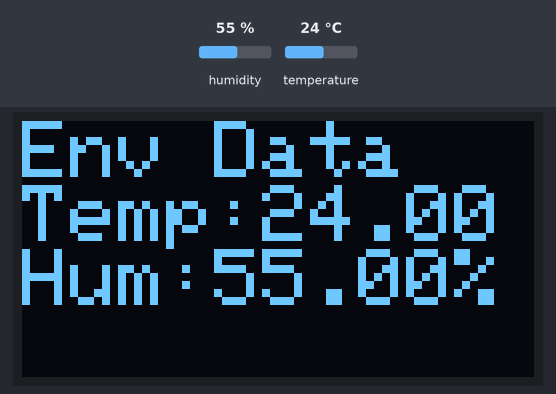
Recording of a sketch running on a simulated Arduino Uno, built with avr-gcc and run on an emulated ATmega328P. On the bench: 128×64 one-colour display. The test bench sets the inputs (shaded band); at power-on: humidity 55 %, temperature 24 °C. The display library's start-up logo is not drawn; what the sketch prints to the serial monitor is not drawn.

Above: at 2.5 s.
2.6 s: humidity set to 22 %
At 4.0 s:
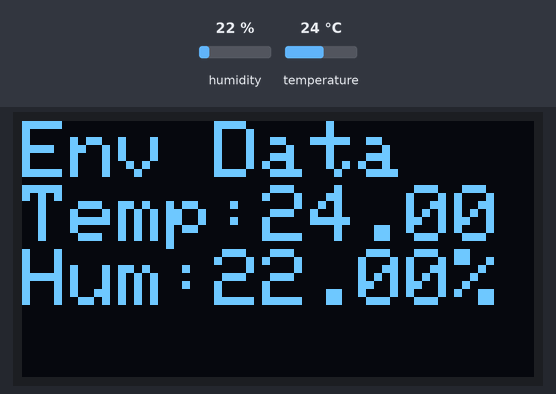
4.6 s: temperature set to 12 °C
At 5.7 s:
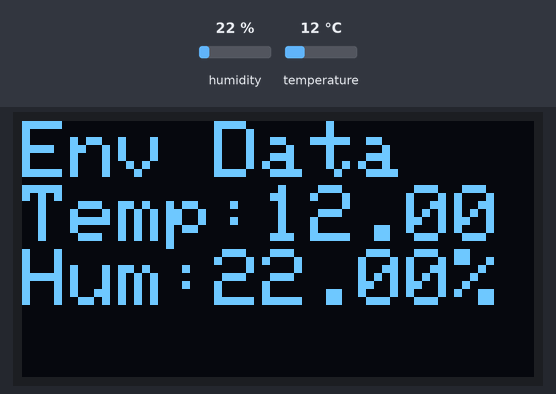
6.3 s: humidity set to 40 %
At 7.5 s:
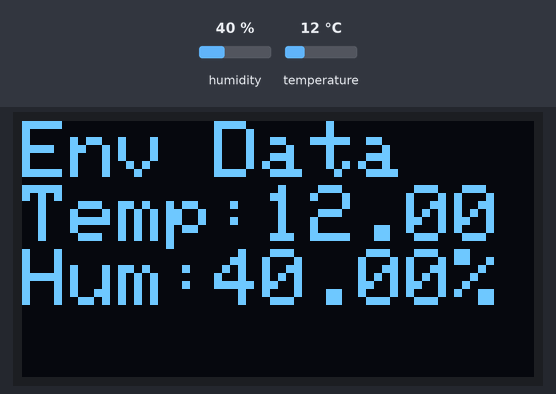
8.0 s: temperature set to 19 °C
At 9.2 s:
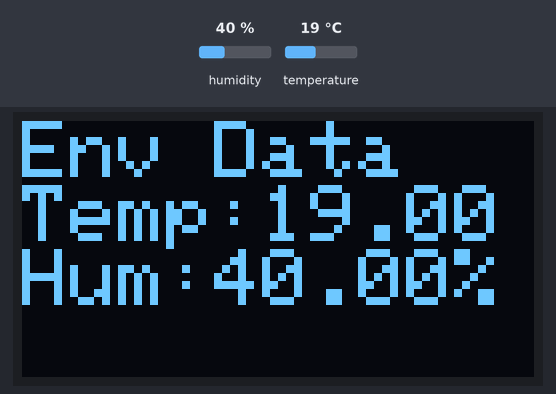
Timing chart, 0 to 10.7 s (numbered marks = the images above; inputs shaded):
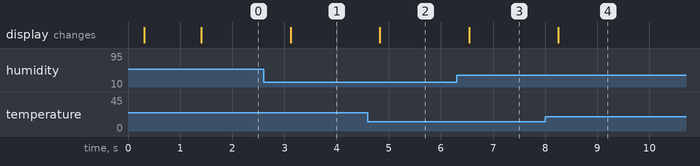

The sketch:

Temperature_Sensor_Project.ino
```cpp
#include <Wire.h>
#include <AHT20.h>
#include <SPI.h>
#include <Wire.h>
#include <Adafruit_GFX.h>
#include <Adafruit_SH110X.h>
AHT20 aht20;

Adafruit_SH1107 display = Adafruit_SH1107(64, 128, &Wire);

void setup()
{
  Serial.begin(115200);

  // Setup Display
  Serial.println("128x64 OLED FeatherWing test");
  delay(250); // wait for the OLED to power up
  display.begin(0x3C, true); // Address 0x3C default

  Serial.println("OLED begun");

  // Show image buffer on the display hardware.
  // Since the buffer is intialized with an Adafruit splashscreen
  // internally, this will display the splashscreen.
  display.display();
  delay(1000);

  // Clear the buffer.
  display.clearDisplay();
  display.display();

  display.setRotation(1);

  // Setup Sensor
  Wire.begin(); //Join I2C bus
  //Check if the AHT20 will acknowledge
  if (aht20.begin() == false)
  {
    Serial.println("AHT20 not detected. Please check wiring. Freezing.");
    while (1);
  }
  Serial.println("AHT20 acknowledged.");
}

void loop()
{
  //If a new measurement is available
  if (aht20.available() == true)
  {
    //Get the new temperature and humidity value
    double temperature = aht20.getTemperature();
    double humidity = aht20.getHumidity();
    double temp_sensor = temperature;
    double hum_sensor = humidity;

    //Print the results
    //Serial.print("Temperature: ");
    //Serial.print(temperature, 2);
    //Serial.print(" C\t");
    //Serial.print("Humidity: ");
    //Serial.print(humidity, 2);
    Serial.print("% RH");

    Serial.println();

    // text display tests
    display.clearDisplay();
    display.setTextSize(2);
    display.setTextColor(SH110X_WHITE);
    display.setCursor(0,0);
    display.println("Env Data");
    //display.setTextSize(1);
    display.print("Temp:");
    display.println(temperature);
    display.print("Hum:");
    display.print(humidity);
    display.println("%");
    display.display(); // actually display all of the above
    Serial.println("Reached Loop");
  }

  delay(500);
}
```

Measured:
- after the input at 2.6 s, the display: changes after 0.52 s (image 1)
- after the input at 4.6 s, the display: changes after 0.23 s (image 2)
- after the input at 6.3 s, the display: changes after 0.24 s (image 3)
- after the input at 8.0 s, the display: changes after 0.25 s (image 4)
